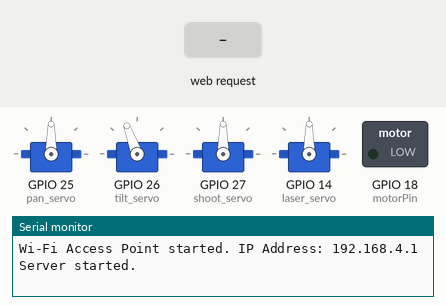
The sketch below on a simulated ESP32. On the bench: 4 × servo, switched loads named in the sketch (green lamp = pin HIGH), the last lines printed to the serial monitor. Inputs (shaded band) come from the test bench.

Above: at 1.6 s.
1.7 s: HTTP request GET /?S1L0 received
At 1.8 s:
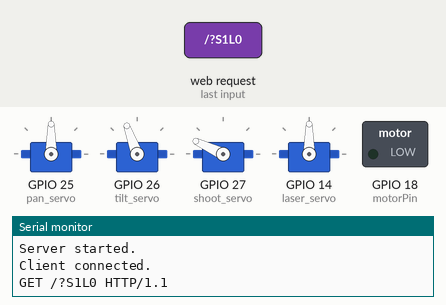
3.2 s: HTTP request GET /? received
4.7 s: HTTP request GET /P received
Timing chart, 0 to 7.7 s (numbered marks = the images above; inputs shaded):
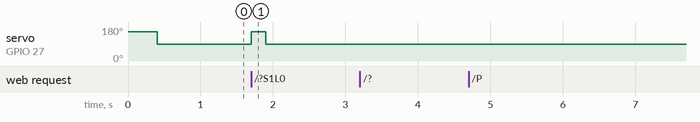

Measured:
- after the input at 1.7 s, servo on GPIO 27 (shoot_servo): 90° → 155° at once, → 90° 0.20 s later

The sketch:

turret_esp32.ino
```cpp
#include <WiFi.h>
#include <ESP32Servo.h>

// Replace with your network credentials
const char *ssid = "ESP32-Turret";     // Wi-Fi SSID
const char *password = "turret123";   // Wi-Fi Password

// Servo setup
Servo pan_servo;
Servo tilt_servo;
Servo shoot_servo;
Servo laser_servo;

const int motorPin = 18;

// Servo limits
const int pan_min = 0, pan_max = 270;
const int tilt_min = 30, tilt_max = 300;
const int shoot_default = 90, shoot_fire = 155; // Shoot: default/rest position and firing position
const int laser_default = 90, laser_on = 105;  // Laser: default/rest position and "on" position

WiFiServer server(80);

void setup() {
  Serial.begin(115200);

  WiFi.softAP(ssid, password);
  Serial.print("Wi-Fi Access Point started. IP Address: ");
  Serial.println(WiFi.softAPIP());

  // Attach servos with appropriate PWM settings
  ESP32PWM::allocateTimer(0); // Allocate all PWM timers
  ESP32PWM::allocateTimer(1);
  ESP32PWM::allocateTimer(2);
  ESP32PWM::allocateTimer(3);

  pan_servo.setPeriodHertz(50);  // Standard 50 Hz servo
  tilt_servo.setPeriodHertz(50);
  shoot_servo.setPeriodHertz(50);
  laser_servo.setPeriodHertz(50);

  pan_servo.attach(25, 500, 2500);
  tilt_servo.attach(26, 500, 2500);
  shoot_servo.attach(27, 500, 2500);
  laser_servo.attach(14, 500, 2500);

  // Set servos to default positions
  pan_servo.write(90);   // Center position
  tilt_servo.write(110);  // Center position
  shoot_servo.write(shoot_default);
  laser_servo.write(laser_default);

  pinMode(motorPin, OUTPUT);

  server.begin(); // Start the server
  Serial.println("Server started.");

  handleCommand("GET /?S1L0 HTTP/1.1");
  handleCommand("GET /?S1L0 HTTP/1.1");
}

void loop() {
  // Check for incoming client connections
  WiFiClient client = server.available();
  if (client) {
    Serial.println("Client connected.");
    String request = "";

    // Read the client request
    while (client.connected() && client.available()) {
      char c = client.read();
      request += c;
      if (c == '\n') break; // End of HTTP request
    }

    // Parse the command
    if (request.length() > 0) {
      Serial.println(request);
      handleCommand(request);
    }

    // Send a simple response
    client.println("HTTP/1.1 200 OK");
    client.println("Content-Type: text/plain");
    client.println();
    client.println("Command received.");
    client.stop(); // Disconnect the client
    Serial.println("Client disconnected.");
  }
}

void handleCommand(String request) {
  // Extract the part of the request after "/?"
  int startIdx = request.indexOf("/?") + 2; // Find "/?" and move to the start of the command
  int endIdx = request.indexOf(" HTTP");   // Find the end of the command before " HTTP"

  if (startIdx > 1 && endIdx > startIdx) { // Ensure valid indices
    String command = request.substring(startIdx, endIdx); // Extract the command part

    // Process the extracted command
    if (command.startsWith("P")) {
      int pan_angle = command.substring(1, command.indexOf('T')).toInt();
      pan_angle = constrain(pan_angle, pan_min, pan_max);
      pan_servo.write(pan_angle);
    }
    if (command.indexOf('T') != -1) {
      int tilt_angle = command.substring(command.indexOf('T') + 1, command.indexOf('S')).toInt();
      tilt_angle = constrain(tilt_angle, tilt_min, tilt_max);
      tilt_servo.write(tilt_angle);
    }
    if (command.indexOf('S') != -1) {
      int shoot = command.substring(command.indexOf('S') + 1, command.indexOf('L')).toInt();
      // shoot_servo.write(shoot);
      if (shoot == 1) {
        shoot_servo.write(shoot_fire);
        delay(200); // Simulate shooting delay
        shoot_servo.write(shoot_default);
      }
    }
    if (command.indexOf('M') != -1) {
      int motor = command.substring(command.indexOf('M') + 1).toInt();
      // laser_servo.write(laser);
      if (motor == 1) {
        analogWrite(motorPin, 255);
      } else {
        analogWrite(motorPin, 0); // Turn laser "off"
      }
    }
    if (command.indexOf('L') != -1) {
      int laser = command.substring(command.indexOf('L') + 1).toInt();
      // laser_servo.write(laser);
      if (laser == 1) {
        laser_servo.write(laser_on); // Turn laser "on"
      } else {
        laser_servo.write(laser_default); // Turn laser "off"
      }
    }
  } else {
    Serial.println("Invalid request format!");
  }
}
```
